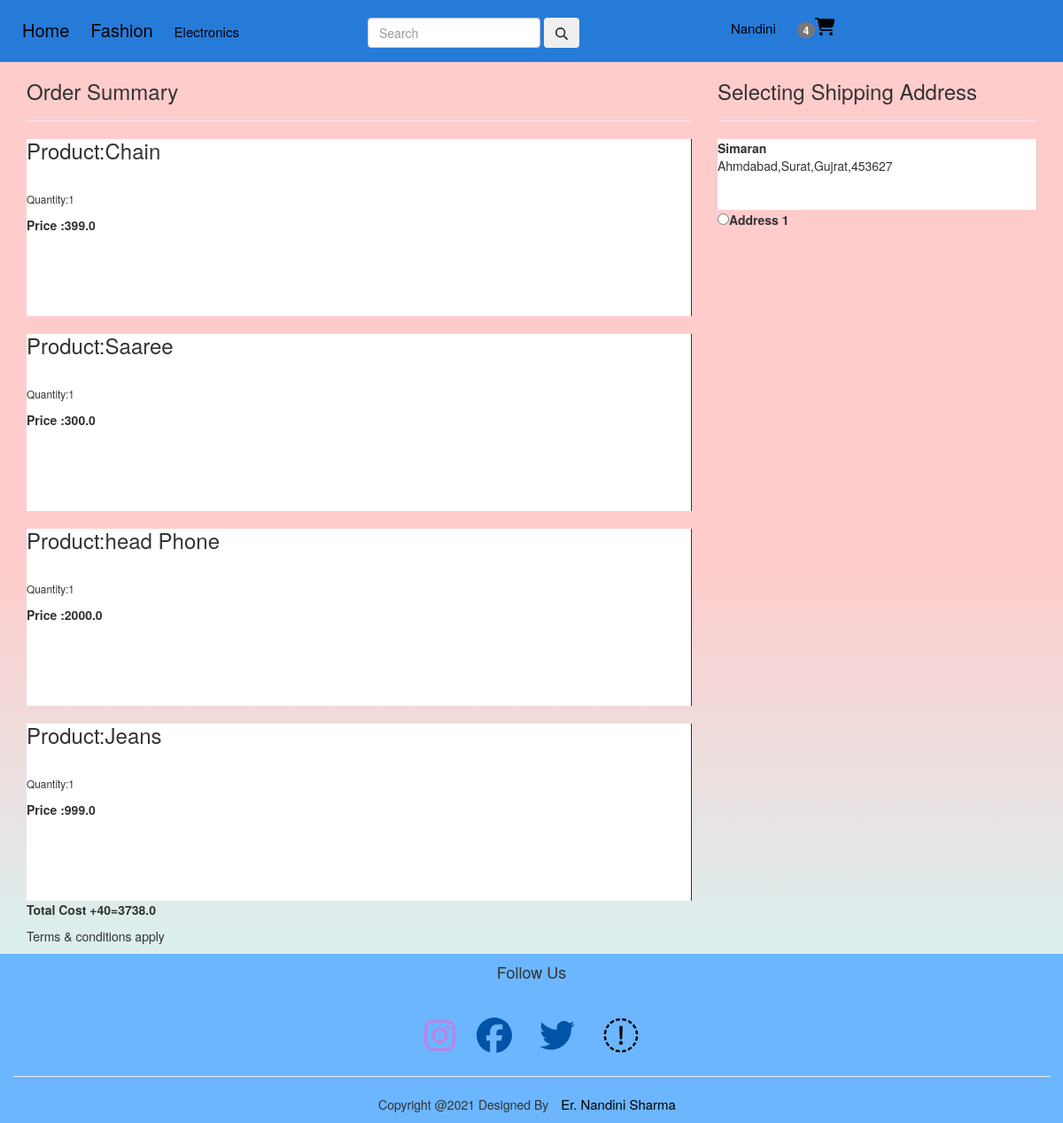
Screenshot of /checkout/ (signed in) with the database file from the repository.
### shop/models.py (models this page shows, shortened)
class Cart(models.Model):
    user = models.ForeignKey(User, on_delete=models.CASCADE)
    product = models.ForeignKey(Product, on_delete=models.CASCADE)
    quantity = models.PositiveIntegerField(default=1)
    @property
    def total_cost(self):
     return self.quantity * self.product.discounted_price

class Product(models.Model):
    title = models.CharField(max_length=200)
    selling_price = models.CharField(max_length=200)
    discounted_price = models.FloatField()
    description = models.TextField()
    brand = models.CharField(max_length=20)
    category = models.CharField(max_length=20, choices=CATEGORY_CHOICES)
    product_image = models.ImageField(upload_to='productimg')

class Customer(models.Model):
    user = models.ForeignKey(User, on_delete=models.CASCADE)
    name = models.CharField(max_length=200)
    locality = models.CharField(max_length=200)
    city = models.CharField(max_length=50)
    zipcode = models.IntegerField()
    state = models.CharField(max_length=200, choices=STATE_CHOICES)

### shop/views.py (the view)
# urls.py: path('checkout/', views.check),
@login_required
def check(request):
    totalitem = 0
    user = request.user
    if user.is_authenticated:
        totalitem = len(Cart.objects.filter(user=request.user))
        add = Customer.objects.filter(user=user)
        cart_items = Cart.objects.filter(user=user)
        amount = 0.0
        shipping_amount = 40.0
        cart_product = [p for p in Cart.objects.all() if p.user == request.user]
        if cart_product:
            for p in cart_product:
                tempamount = (p.quantity * p.product.discounted_price)
                amount += tempamount
    totalamount = amount + shipping_amount
    return render(request, 'checkout.html',
                  {'add': add, 'totalamount': totalamount, 'cart_items': cart_items, 'totalitem': totalitem})

### shop/templates/checkout.html (shortened to what this page needs)
{% extends 'base1.html' %}
{% block main-content %}
<div class="container">
    <div class="row">
        <div class="col-md-8">
            <h3>Order Summary</h3>
            <hr>
            {% for item in cart_items %}
            <div class="" style="box-shadow:1px 0.1px 0.1px ;background-color:white;min-height:200px;line-spacing:30px;">
                <h3>Product:{{item.product.title}}</h3><br>
                <p><small>Quantity:{{item.quantity}}</small></p>
                <strong>Price :{{item.total_cost}}</strong>
            </div>
            {% endfor %}
            <p style="font-weight:bold;">Total Cost +40={{totalamount}}</p>
            <p>Terms & conditions apply</p>
        </div>
        <div class="col-md-4">
             <h3>Selecting Shipping Address</h3>
            <form action="/paymentdone" id="myform">
               {% for ad in add %}
            <hr>
                <div class="card">
                  <div class="card-body">
                    <div class=""style="box-shadow:0.1px 0.1px 0.1px ; background-color:white;min-height:80px;">
                        <strong>{{ad.name}}</strong>
                        <p>{{ad.locality}},{{ad.city}},{{ad.state}},{{ad.zipcode}}</p>
                    </div>
                 </div>
               </div>
                 <div class="">
                    <input class="form-check-input" type="radio"name="custid"
                           id="custadd{{forloop.counter}}" value="{{ad.id}}"><label>Address {{forloop.counter}}</label>
                 </div>
                {% endfor %}
            </form>
        </div>
    </div>
</div>
{% endblock main-content %}

### shop/templates/base1.html (shortened to what this page needs)
<!DOCTYPE html>
{% load static %}
<html lang="en">
<head>
     <link href="{% static "css/all.css" %}" rel="stylesheet" media="all" />
  <link rel="stylesheet" href="https://maxcdn.bootstrapcdn.com/bootstrap/3.4.1/css/bootstrap.min.css"/>
<link href="{% static "css/styles.css" %}" rel="stylesheet" media="all" />
    <link href="{% static "css/flickity.css" %}" rel="stylesheet" media="all" />
</head>
<body style="background: linear-gradient(to top, #ccffff 0%, #ffcccc 50%);">
<div class="container-fluid" style="background-color:#267bd9;">
  <div class="row" style="margin-top:20px;">
     <div class="col-md-4 " style="min-height:50px;background-color:;">
      <a href="/" style="font-size:20px;text-decoration:none;">Home</a>
         <a href="" style="font-size:20px;text-decoration:none;">Fashion</a>
      <li class="nav-item dropdown">
        <a class="nav-link dropdown-toggle" href="#" id="navbarDropdown" role="button" data-toggle="dropdown" aria-haspopup="true" aria-expanded="false" style="text-decoration:none;">
          Electronics
        </a>
      </li>
   </div>
     <div class="col-md-4">
            <form action="/search/" method=POST class="form-inline my-2 my-lg-0">
                 <input class="form-control mr-sm-2" name="search" id="search" type="search" placeholder="Search" aria-label="Search">
                 <button class="btn btn-outline-success my-2 my-sm-0" type="submit"><i class="fa fa-search"></i></button>
            </form>
     </div>
        <div class="col-md-4" style="background-color:;">
           {% if request.user.is_authenticated %}
              <li class="nav-item dropdown">
                <a class="nav-link dropdown-toggle" href="#" id="navbarDropdown" role="button" data-toggle="dropdown" aria-haspopup="true" aria-expanded="false"style="text-decoration:none;">
                    {{request.user.username|capfirst}}
                </a>
              </li>
             <a href="/show_cart" class="nav-link text-white"style="text-decoration:none;">
                 <span class="badge bg-danger">{{totalitem}}</span><i class="fa fa-shopping-cart"style="font-size:20px;color:;"></i>  </a>
                    {% else %}
             <a href="/login" class=" text-white"><div class="btn btn-primary">Signin</div></a>
                <a href="{% url 'register' %}" class="text-white"><div class="btn btn-primary">Signup</div></a>
{% endif %}
        </div>
  </div>
</div>
{% block main-content %} {% endblock main-content %}
<div class="container-fluid" style="background-color:#6cb6ff;">
    <div class="row">
        <div class="col-md-4">
        </div>
    </div>
    <div class="row">
        <div class="text-center">
            <h4 >Follow Us</h4><br>
            <div style="font-size:px;background-color:;">
            <a href="" style="font-size:40px;color:#bf82e3"><i class="fab fa-instagram"></i></a>
            <a href="https://www.facebook.com/profile.php?id=100063704145410" style="font-size:40px;color:#0053a6"><i class="fab fa-facebook 5x"></i> </a>
            <a href="" style="font-size:40px;color:#0053a6"><i class="fab fa-twitter 4x"></i> </a>
            <a href="" style="font-size:40px;"><i class="fas fa-facebook"></i> </a>
            </div>
        </div>
    </div>
    <div class="row">
        <div class="col-md-12 text-center">
            <hr>
            <p style="">Copyright @2021 Designed By <a href=""style="text-decoration:none">Er. Nandini Sharma</a></p>
        </div>
    </div>
</div>
</body>
</html>

### shop/static/css/all.css (style rules this page uses)
.fa-facebook:before { content:"\f09a" }
.fa-instagram:before { content:"\f16d" }
.fa-twitter:before { content:"\f099" }

### shop/static/css/styles.css (style rules this page uses)
.dropdown { position: relative; display: inline-block; }

### shop/templates/base1.html (style rules this page uses)
a { color:black;font-size:15px; text-decoration:none; margin:10px;text-transform:; list style:none; }

### rows the page displays
Cart: product "Chain", quantity "1", total_cost "399.0"
Cart: product "Saaree", quantity "1", total_cost "300.0"
Cart: product "head Phone", quantity "1", total_cost "2000.0"
Cart: product "Jeans", quantity "1", total_cost "999.0"
Customer: name "Simaran", locality "Ahmdabad", city "Surat", state "Gujrat", zipcode "453627"

### other values shown
{{ request.user.username|capfirst }} "Nandini"
{{ totalitem }} "4"
{{ totalamount }} "3738.0"
